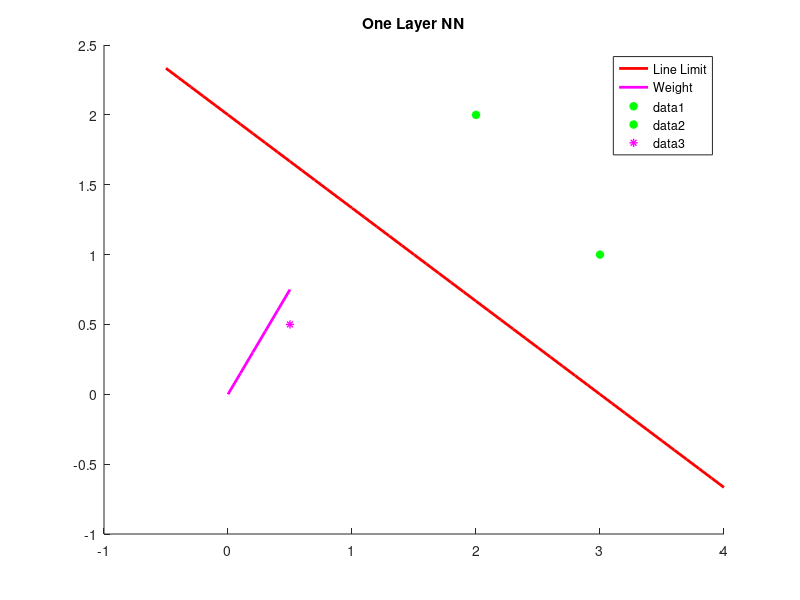

This chart was generated by the following MATLAB code: (Note: this script raises an error after producing the figure.)
%%
% One Layer Neural Networks

x = -0.5:0.1:4;
y = -(2/3) * x + 2;

xw = 0:0.1:0.5;
yw = (3/2) * xw;

figure(1)
title('One Layer NN')
hold on

plot(x, y, 'r', 'LineWidth',2,'DisplayName','Line Limit')
hold on
plot(xw, yw, 'm', 'LineWidth',2,'DisplayName','Weight')
hold on
legend()
hold off

hold on
plot(2, 2, '*g', 'LineWidth',2)
hold on
plot(3, 1, '*g', 'LineWidth',2)
hold on
plot(0.5, 0.5, '*m','LineWidth',1)

ax = gca;
ax.XAxisLocation = 'origin';
ax.YAxisLocation = 'origin';


%% 

x2 = -4:0.1:4;
y2 = -4:0.1:4;
w = [0.2 0.3];
b = -0.6;

figure(2)
title('One Layer NN')
hold on

for i = 1:length(x2)
    for j = 1:length(y2)
        
        a = hardlim( dot( w, [x2(i); y2(j)] ) + b );
        
        if(a == 1)
            
            plot(x2(i) , y2(j), '*g')
         
        else
            plot(x2(i) , y2(j), '*m')
            
        end
        hold on
    end
end
% hold on

% y = -(2/3) * x2 + 2;
% plot(x2, y, 'r', 'LineWidth',2,'DisplayName','Line Limit')
% ax = gca;
% ax.XAxisLocation = 'origin';
% ax.YAxisLocation = 'origin';
